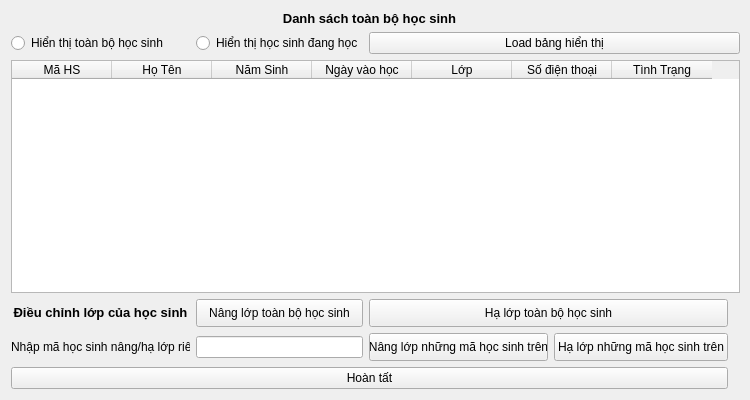
<?xml version="1.0" encoding="UTF-8"?>
<ui version="4.0">
 <class>danhsachhs</class>
 <widget class="QWidget" name="danhsachhs">
  <property name="geometry">
   <rect>
    <x>0</x>
    <y>0</y>
    <width>750</width>
    <height>400</height>
   </rect>
  </property>
  <property name="minimumSize">
   <size>
    <width>750</width>
    <height>400</height>
   </size>
  </property>
  <property name="windowTitle">
   <string>Form</string>
  </property>
  <layout class="QGridLayout" name="gridLayout">
   <item row="5" column="1">
    <widget class="QPushButton" name="icall">
     <property name="minimumSize">
      <size>
       <width>0</width>
       <height>28</height>
      </size>
     </property>
     <property name="maximumSize">
      <size>
       <width>16777215</width>
       <height>28</height>
      </size>
     </property>
     <property name="text">
      <string>Nâng lớp toàn bộ học sinh</string>
     </property>
    </widget>
   </item>
   <item row="2" column="0">
    <widget class="QRadioButton" name="allstushow">
     <property name="text">
      <string>Hiển thị toàn bộ học sinh</string>
     </property>
    </widget>
   </item>
   <item row="2" column="2" colspan="4">
    <widget class="QPushButton" name="loadview">
     <property name="text">
      <string>Load bảng hiển thị</string>
     </property>
    </widget>
   </item>
   <item row="2" column="1">
    <widget class="QRadioButton" name="curstushow">
     <property name="text">
      <string>Hiển thị học sinh đang học</string>
     </property>
    </widget>
   </item>
   <item row="4" column="0" colspan="6">
    <widget class="QTableWidget" name="dataview">
     <column>
      <property name="text">
       <string>Mã HS</string>
      </property>
     </column>
     <column>
      <property name="text">
       <string>Họ Tên</string>
      </property>
     </column>
     <column>
      <property name="text">
       <string>Năm Sinh</string>
      </property>
     </column>
     <column>
      <property name="text">
       <string>Ngày vào học</string>
      </property>
     </column>
     <column>
      <property name="text">
       <string>Lớp</string>
      </property>
     </column>
     <column>
      <property name="text">
       <string>Số điện thoại</string>
      </property>
     </column>
     <column>
      <property name="text">
       <string>Tình Trạng</string>
      </property>
     </column>
    </widget>
   </item>
   <item row="5" column="0">
    <widget class="QLabel" name="label_5">
     <property name="text">
      <string>&lt;html&gt;&lt;head/&gt;&lt;body&gt;&lt;p align=&quot;center&quot;&gt;&lt;span style=&quot; font-size:10pt; font-weight:600;&quot;&gt;Điều chỉnh lớp của học sinh&lt;/span&gt;&lt;/p&gt;&lt;/body&gt;&lt;/html&gt;</string>
     </property>
    </widget>
   </item>
   <item row="7" column="0">
    <widget class="QLabel" name="label_4">
     <property name="minimumSize">
      <size>
       <width>0</width>
       <height>22</height>
      </size>
     </property>
     <property name="maximumSize">
      <size>
       <width>16777215</width>
       <height>22</height>
      </size>
     </property>
     <property name="text">
      <string>Nhập mã học sinh nâng/hạ lớp riêng</string>
     </property>
    </widget>
   </item>
   <item row="7" column="1">
    <widget class="QLineEdit" name="mahsicdc">
     <property name="minimumSize">
      <size>
       <width>0</width>
       <height>22</height>
      </size>
     </property>
     <property name="maximumSize">
      <size>
       <width>16777215</width>
       <height>22</height>
      </size>
     </property>
    </widget>
   </item>
   <item row="7" column="2">
    <widget class="QPushButton" name="icperstu">
     <property name="minimumSize">
      <size>
       <width>0</width>
       <height>28</height>
      </size>
     </property>
     <property name="maximumSize">
      <size>
       <width>16777215</width>
       <height>28</height>
      </size>
     </property>
     <property name="text">
      <string>Nâng lớp những mã học sinh trên</string>
     </property>
    </widget>
   </item>
   <item row="7" column="3">
    <widget class="QPushButton" name="dcperstu">
     <property name="minimumSize">
      <size>
       <width>0</width>
       <height>28</height>
      </size>
     </property>
     <property name="maximumSize">
      <size>
       <width>16777215</width>
       <height>28</height>
      </size>
     </property>
     <property name="text">
      <string>Hạ lớp những mã học sinh trên</string>
     </property>
    </widget>
   </item>
   <item row="5" column="2" colspan="2">
    <widget class="QPushButton" name="dcall">
     <property name="minimumSize">
      <size>
       <width>0</width>
       <height>28</height>
      </size>
     </property>
     <property name="maximumSize">
      <size>
       <width>16777215</width>
       <height>28</height>
      </size>
     </property>
     <property name="text">
      <string>Hạ lớp toàn bộ học sinh</string>
     </property>
    </widget>
   </item>
   <item row="10" column="0" colspan="4">
    <widget class="QPushButton" name="hoantat">
     <property name="text">
      <string>Hoàn tất</string>
     </property>
    </widget>
   </item>
   <item row="0" column="0" colspan="4">
    <widget class="QLabel" name="label">
     <property name="text">
      <string>&lt;html&gt;&lt;head/&gt;&lt;body&gt;&lt;p align=&quot;center&quot;&gt;&lt;span style=&quot; font-size:10pt; font-weight:600;&quot;&gt;Danh sách toàn bộ học sinh&lt;/span&gt;&lt;/p&gt;&lt;/body&gt;&lt;/html&gt;</string>
     </property>
    </widget>
   </item>
  </layout>
 </widget>
 <resources/>
 <connections/>
</ui>
